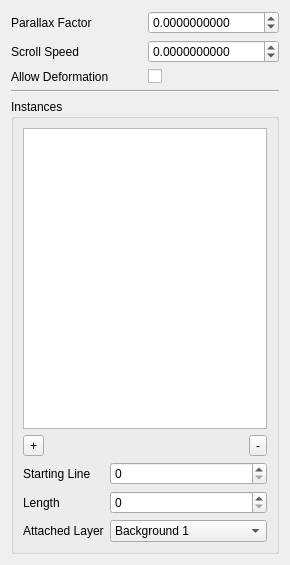
<?xml version="1.0" encoding="UTF-8"?>
<ui version="4.0">
 <class>SceneScrollProperties</class>
 <widget class="QWidget" name="SceneScrollProperties">
  <property name="geometry">
   <rect>
    <x>0</x>
    <y>0</y>
    <width>290</width>
    <height>565</height>
   </rect>
  </property>
  <property name="maximumSize">
   <size>
    <width>290</width>
    <height>16777215</height>
   </size>
  </property>
  <property name="windowTitle">
   <string>Form</string>
  </property>
  <layout class="QGridLayout" name="gridLayout">
   <item row="4" column="0" colspan="2">
    <widget class="QGroupBox" name="groupBox">
     <property name="title">
      <string>Instances</string>
     </property>
     <layout class="QGridLayout" name="gridLayout_3">
      <item row="0" column="0" colspan="3">
       <widget class="QListWidget" name="instanceList"/>
      </item>
      <item row="1" column="0" colspan="3">
       <layout class="QGridLayout" name="gridLayout_2">
        <item row="1" column="3">
         <widget class="QToolButton" name="rmInst">
          <property name="text">
           <string>-</string>
          </property>
          <property name="icon">
           <iconset resource="../../resources.qrc">
            <normaloff>:/icons/ic_cancel_48px.svg</normaloff>:/icons/ic_cancel_48px.svg</iconset>
          </property>
         </widget>
        </item>
        <item row="1" column="0">
         <widget class="QToolButton" name="addInst">
          <property name="text">
           <string>+</string>
          </property>
          <property name="icon">
           <iconset resource="../../resources.qrc">
            <normaloff>:/icons/ic_add_circle_48px.svg</normaloff>:/icons/ic_add_circle_48px.svg</iconset>
          </property>
         </widget>
        </item>
        <item row="1" column="1">
         <spacer name="horizontalSpacer_8">
          <property name="orientation">
           <enum>Qt::Horizontal</enum>
          </property>
          <property name="sizeHint" stdset="0">
           <size>
            <width>40</width>
            <height>20</height>
           </size>
          </property>
         </spacer>
        </item>
       </layout>
      </item>
      <item row="5" column="0">
       <widget class="QLabel" name="label_3">
        <property name="text">
         <string>Attached Layer</string>
        </property>
       </widget>
      </item>
      <item row="4" column="0">
       <widget class="QLabel" name="label_5">
        <property name="text">
         <string>Length</string>
        </property>
       </widget>
      </item>
      <item row="2" column="0">
       <widget class="QLabel" name="label_4">
        <property name="text">
         <string>Starting Line</string>
        </property>
       </widget>
      </item>
      <item row="5" column="1" colspan="2">
       <widget class="QComboBox" name="layerID">
        <item>
         <property name="text">
          <string>Background 1</string>
         </property>
        </item>
        <item>
         <property name="text">
          <string>Background 2</string>
         </property>
        </item>
        <item>
         <property name="text">
          <string>Background 3</string>
         </property>
        </item>
        <item>
         <property name="text">
          <string>Background 4</string>
         </property>
        </item>
        <item>
         <property name="text">
          <string>Background 5</string>
         </property>
        </item>
        <item>
         <property name="text">
          <string>Background 6</string>
         </property>
        </item>
        <item>
         <property name="text">
          <string>Background 7</string>
         </property>
        </item>
        <item>
         <property name="text">
          <string>Background 8</string>
         </property>
        </item>
       </widget>
      </item>
      <item row="4" column="1" colspan="2">
       <widget class="QSpinBox" name="length">
        <property name="maximum">
         <number>65536</number>
        </property>
       </widget>
      </item>
      <item row="2" column="1" colspan="2">
       <widget class="QSpinBox" name="startLine">
        <property name="maximum">
         <number>65536</number>
        </property>
       </widget>
      </item>
     </layout>
    </widget>
   </item>
   <item row="1" column="1">
    <widget class="QDoubleSpinBox" name="scrollSpeed">
     <property name="decimals">
      <number>10</number>
     </property>
     <property name="minimum">
      <double>-128.000000000000000</double>
     </property>
     <property name="maximum">
      <double>128.000000000000000</double>
     </property>
    </widget>
   </item>
   <item row="0" column="0">
    <widget class="QLabel" name="label">
     <property name="text">
      <string>Parallax Factor</string>
     </property>
    </widget>
   </item>
   <item row="2" column="0">
    <widget class="QLabel" name="label_6">
     <property name="text">
      <string>Allow Deformation</string>
     </property>
    </widget>
   </item>
   <item row="3" column="0" colspan="2">
    <widget class="Line" name="line">
     <property name="orientation">
      <enum>Qt::Horizontal</enum>
     </property>
    </widget>
   </item>
   <item row="1" column="0">
    <widget class="QLabel" name="label_2">
     <property name="text">
      <string>Scroll Speed</string>
     </property>
    </widget>
   </item>
   <item row="0" column="1">
    <widget class="QDoubleSpinBox" name="parallaxFactor">
     <property name="decimals">
      <number>10</number>
     </property>
     <property name="minimum">
      <double>-128.000000000000000</double>
     </property>
     <property name="maximum">
      <double>128.000000000000000</double>
     </property>
    </widget>
   </item>
   <item row="2" column="1">
    <widget class="QCheckBox" name="useDeform">
     <property name="text">
      <string/>
     </property>
    </widget>
   </item>
  </layout>
 </widget>
 <tabstops>
  <tabstop>parallaxFactor</tabstop>
  <tabstop>scrollSpeed</tabstop>
  <tabstop>useDeform</tabstop>
  <tabstop>instanceList</tabstop>
  <tabstop>addInst</tabstop>
  <tabstop>rmInst</tabstop>
  <tabstop>startLine</tabstop>
  <tabstop>length</tabstop>
  <tabstop>layerID</tabstop>
 </tabstops>
 <resources>
  <include location="../../resources.qrc"/>
 </resources>
 <connections/>
</ui>
